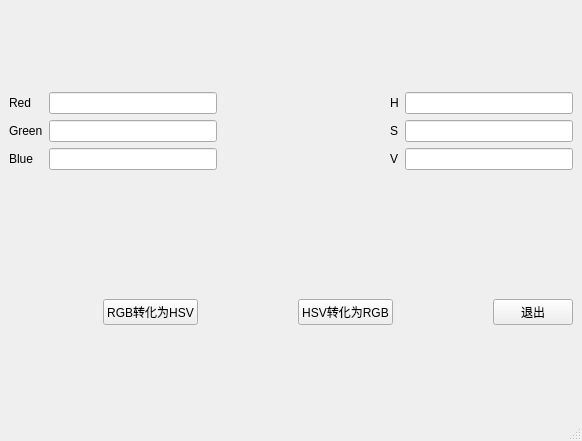
<?xml version="1.0" encoding="UTF-8"?>
<ui version="4.0">
 <class>rgb2hsvMainWindow</class>
 <widget class="QMainWindow" name="rgb2hsvMainWindow">
  <property name="geometry">
   <rect>
    <x>0</x>
    <y>0</y>
    <width>582</width>
    <height>441</height>
   </rect>
  </property>
  <property name="windowTitle">
   <string>rgb2hsvMainWindow</string>
  </property>
  <widget class="QWidget" name="centralwidget">
   <layout class="QHBoxLayout" name="horizontalLayout_5">
    <item>
     <layout class="QGridLayout" name="gridLayout_2">
      <item row="2" column="0">
       <layout class="QHBoxLayout" name="horizontalLayout_4">
        <item>
         <spacer name="horizontalSpacer_3">
          <property name="orientation">
           <enum>Qt::Horizontal</enum>
          </property>
          <property name="sizeHint" stdset="0">
           <size>
            <width>40</width>
            <height>20</height>
           </size>
          </property>
         </spacer>
        </item>
        <item>
         <widget class="QPushButton" name="pushButton">
          <property name="text">
           <string>RGB转化为HSV</string>
          </property>
         </widget>
        </item>
        <item>
         <spacer name="horizontalSpacer_7">
          <property name="orientation">
           <enum>Qt::Horizontal</enum>
          </property>
          <property name="sizeHint" stdset="0">
           <size>
            <width>40</width>
            <height>20</height>
           </size>
          </property>
         </spacer>
        </item>
        <item>
         <widget class="QPushButton" name="pushButton_3">
          <property name="text">
           <string>HSV转化为RGB</string>
          </property>
         </widget>
        </item>
        <item>
         <spacer name="horizontalSpacer_6">
          <property name="orientation">
           <enum>Qt::Horizontal</enum>
          </property>
          <property name="sizeHint" stdset="0">
           <size>
            <width>40</width>
            <height>20</height>
           </size>
          </property>
         </spacer>
        </item>
        <item>
         <widget class="QPushButton" name="pushButton_2">
          <property name="text">
           <string>退出</string>
          </property>
         </widget>
        </item>
       </layout>
      </item>
      <item row="1" column="0">
       <spacer name="verticalSpacer">
        <property name="orientation">
         <enum>Qt::Vertical</enum>
        </property>
        <property name="sizeType">
         <enum>QSizePolicy::Fixed</enum>
        </property>
        <property name="sizeHint" stdset="0">
         <size>
          <width>20</width>
          <height>40</height>
         </size>
        </property>
       </spacer>
      </item>
      <item row="0" column="0">
       <layout class="QGridLayout" name="gridLayout">
        <item row="1" column="1">
         <widget class="QLineEdit" name="lineEdit_2"/>
        </item>
        <item row="1" column="3">
         <widget class="QLabel" name="label_5">
          <property name="text">
           <string>S</string>
          </property>
         </widget>
        </item>
        <item row="0" column="4">
         <widget class="QLineEdit" name="lineEdit_4"/>
        </item>
        <item row="2" column="3">
         <widget class="QLabel" name="label_6">
          <property name="text">
           <string>V</string>
          </property>
         </widget>
        </item>
        <item row="2" column="4">
         <widget class="QLineEdit" name="lineEdit_6"/>
        </item>
        <item row="1" column="2">
         <spacer name="horizontalSpacer">
          <property name="orientation">
           <enum>Qt::Horizontal</enum>
          </property>
          <property name="sizeHint" stdset="0">
           <size>
            <width>40</width>
            <height>20</height>
           </size>
          </property>
         </spacer>
        </item>
        <item row="1" column="4">
         <widget class="QLineEdit" name="lineEdit_5"/>
        </item>
        <item row="2" column="1">
         <widget class="QLineEdit" name="lineEdit_3"/>
        </item>
        <item row="0" column="0">
         <widget class="QLabel" name="label">
          <property name="text">
           <string>Red</string>
          </property>
         </widget>
        </item>
        <item row="1" column="0">
         <widget class="QLabel" name="label_2">
          <property name="text">
           <string>Green</string>
          </property>
         </widget>
        </item>
        <item row="0" column="3">
         <widget class="QLabel" name="label_4">
          <property name="text">
           <string>H</string>
          </property>
         </widget>
        </item>
        <item row="0" column="1">
         <widget class="QLineEdit" name="lineEdit"/>
        </item>
        <item row="2" column="0">
         <widget class="QLabel" name="label_3">
          <property name="text">
           <string>Blue</string>
          </property>
         </widget>
        </item>
       </layout>
      </item>
     </layout>
    </item>
   </layout>
  </widget>
  <widget class="QMenuBar" name="menubar">
   <property name="geometry">
    <rect>
     <x>0</x>
     <y>0</y>
     <width>582</width>
     <height>26</height>
    </rect>
   </property>
  </widget>
  <widget class="QStatusBar" name="statusbar"/>
 </widget>
 <tabstops>
  <tabstop>lineEdit</tabstop>
  <tabstop>lineEdit_2</tabstop>
  <tabstop>lineEdit_3</tabstop>
  <tabstop>pushButton</tabstop>
  <tabstop>lineEdit_4</tabstop>
  <tabstop>lineEdit_5</tabstop>
  <tabstop>lineEdit_6</tabstop>
  <tabstop>pushButton_3</tabstop>
  <tabstop>pushButton_2</tabstop>
 </tabstops>
 <resources/>
 <connections>
  <connection>
   <sender>pushButton_2</sender>
   <signal>clicked()</signal>
   <receiver>rgb2hsvMainWindow</receiver>
   <slot>close()</slot>
   <hints>
    <hint type="sourcelabel">
     <x>747</x>
     <y>492</y>
    </hint>
    <hint type="destinationlabel">
     <x>651</x>
     <y>556</y>
    </hint>
   </hints>
  </connection>
 </connections>
</ui>
